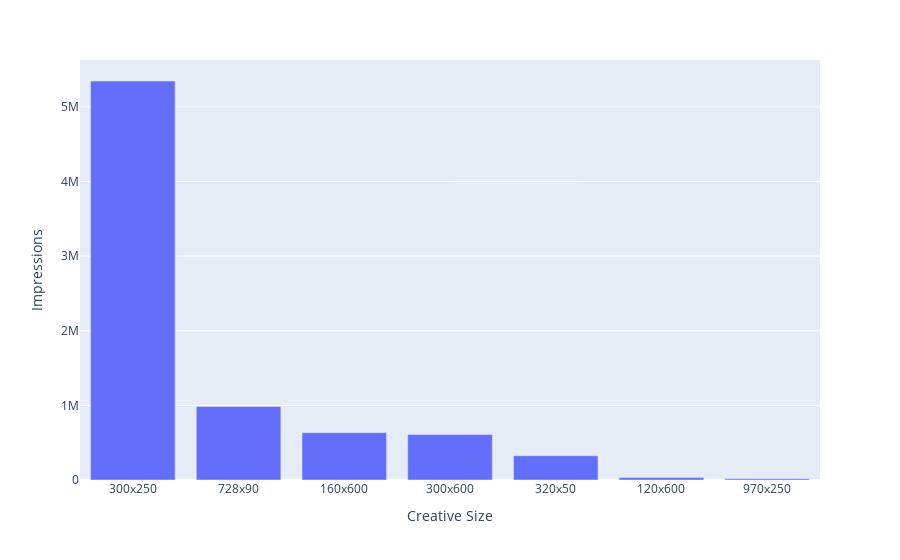

Notebook code cell kept with this figure:
### Markdown cell above
### Which creative size is most advantageous

### Code cell
creative_size = df.groupby('Creative Size',as_index=False)\
.sum()[['Creative Size','Impressions']]\
.sort_values('Impressions', ascending = False)

fig = px.bar(creative_size, x='Creative Size', y='Impressions')
fig.show()

### Figure 1 — Plotly figure (JSON) as saved in the notebook; plotly's stock layout.template omitted (floating-point values rounded to 4 significant figures)
{"data": [{"alignmentgroup": "True", "hovertemplate": "Creative Size=%{x}<br>Impressions=%{y}<extra></extra>", "legendgroup": "", "marker": {"color": "#636efa"}, "name": "", "offsetgroup": "", "orientation": "v", "showlegend": false, "textposition": "auto", "type": "bar", "x": ["300x250", "728x90", "160x600", "300x600", "320x50", "120x600", "970x250"], "xaxis": "x", "y": [5347110, 986191, 634586, 609915, 324835, 32830, 18176], "yaxis": "y"}], "layout": {"barmode": "relative", "legend": {"tracegroupgap": 0}, "margin": {"t": 60}, "xaxis": {"anchor": "y", "domain": [0, 1], "title": {"text": "Creative Size"}}, "yaxis": {"anchor": "x", "domain": [0, 1], "title": {"text": "Impressions"}}}}
